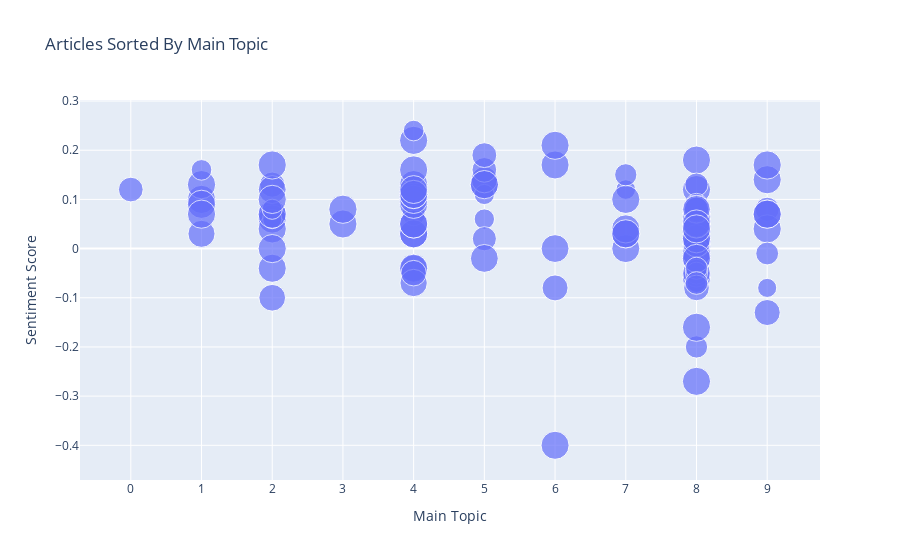

The notebook cell this image was saved under:
### Markdown cell above
## Visualize all articles on their main topic

### Code cell
visualize_all_articles_on_main_topic(df)
